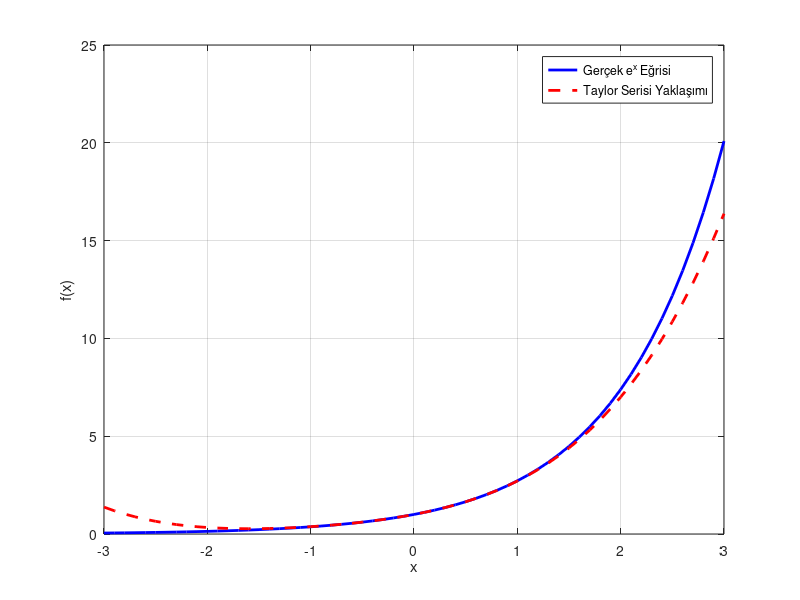

This figure's MATLAB source:
%% eˣ Fonksiyonunun Yaklaşık Hesabı

clc; clear; close all;  % Çalışma alanını temizlenmesi.

% 1. Kullanıcıdan x değeri ve kullanılacak terim sayısının (n) alın.

x = input('x değerini giriniz: ');  
n = input('Kullanılacak terim sayisini (n) giriniz: ');   

% 2. For döngüsü kullanarak eˣ fonksiyonunu Taylor serisi ile hesaplayın.

toplam = 0 ;  % Taylor serisi toplamı için başlangıç değeri atanması. 

for i = 0 : n-1 
    terim = (x^i) / factorial(i);  % Taylor serisinin her teriminin hesaplanması.
    toplam = toplam + terim;  % Hesaplanan terimlerin toplama eklenmesi.
end

% 3. Sonucu MATLAB'ın yerleşik exp(x) fonksiyonu ile karşılaştırın.

gercek_deger = exp(x);  % MATLAB'ın hazır exp(x) fonksiyonu ile gerçek değeri hesaplama 

disp(['Taylor Serisi sonucu: ', num2str(toplam)]);  
disp(['Gerçek exp(x) değeri: ', num2str(gercek_deger)]);  

% 4. Grafik Çizimi

x_noktalari = -3:0.1:3;  % X ekseni için -3 ile 3 aralığında noktaların belirlenmesi.

y_gercek = exp(x_noktalari);  % Gerçek e^x fonksiyonunun bu aralıktaki değerlerinin hesaplanması.

taylor_grafik = zeros(size(x_noktalari));  

% Her bir x noktası için Taylor serisini hesaplanması.
for k = 1:length(x_noktalari)
    
    anlik_toplam = 0; 

    for m = 0 : n-1
        anlik_toplam = anlik_toplam + (x_noktalari(k)^m) / factorial(m);
    end
 
    taylor_grafik(k) = anlik_toplam;
end

figure(1);  % 1 Numaralı grafik penceresi açılması.

plot(x_noktalari, y_gercek, 'b-', 'LineWidth', 2);  % Gerçek e^x eğrisinin çizdirilmesi.

hold on; 

plot(x_noktalari, taylor_grafik, 'r--', 'LineWidth', 2);  % Taylor serisi ile bulunan yaklaşık eğrinin çizdirilmesi.

xlabel('x');  % x ekseni etiketi
ylabel('f(x)');  % y ekseni etiketi

legend('Gerçek e^x Eğrisi', 'Taylor Serisi Yaklaşımı');  % Grafik açıklaması

grid on;  % Grafiğe kareli arka plan eklenmesi
